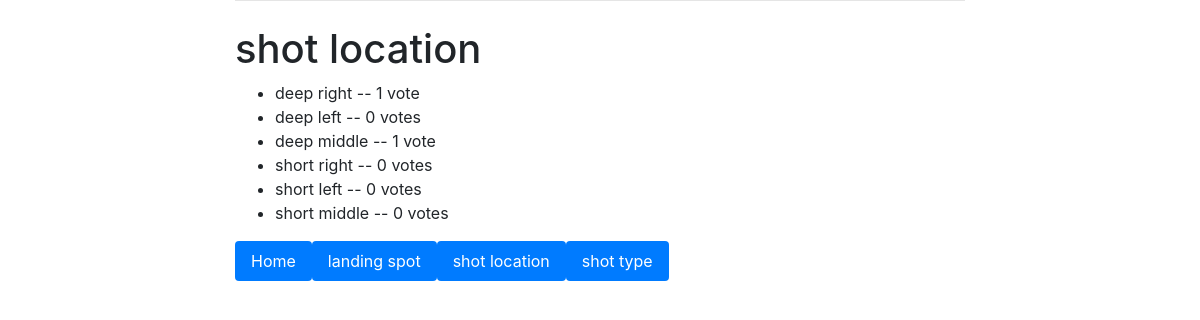
The page /tracker/2/results/ on the database its author committed.
### tracker/models.py (models this page shows, shortened)
class Question(models.Model):
    question_text = models.CharField(max_length=200)
    pub_date = models.DateTimeField('date published')

class Choice(models.Model):
    question = models.ForeignKey(Question, on_delete=models.CASCADE)
    choice_text = models.CharField(max_length=200)
    votes = models.IntegerField(default=0)

### tracker/views.py (the view)
# urls.py: path('<int:pk>/results/', views.ResultsView.as_view(), name='results'),
class ResultsView(generic.DetailView):
    model = Question
    template_name = 'tracker/results.html'

### tracker/templates/tracker/results.html
{% extends 'base.html' %}
{% block content %}
<h1>{{ question.question_text }}</h1>
<ul>
{% for choice in question.choice_set.all %}
    <li>{{ choice.choice_text }} -- {{ choice.votes }} vote{{ choice.votes|pluralize }}</li>
{% endfor %}
</ul>
<ul class="nav nav-pills">
    <li class="nav-item">
    <a class="nav-link active" href="http://127.0.0.1:8000/tracker/">Home</a>
  </li>
  <li class="nav-item">
    <a class="nav-link active" href="http://127.0.0.1:8000/tracker/3/">landing spot</a>
  </li>
  <li class="nav-item">
    <a class="nav-link active" href="http://127.0.0.1:8000/tracker/2/">shot location</a>
  </li>
  <li class="nav-item">
    <a class="nav-link active" href="http://127.0.0.1:8000/tracker/1/">shot type</a>
  </li>
</ul>
{% endblock %}

### rows shown on the page
Question: question_text "shot location"
Choice: choice_text "deep right", votes "1"
Choice: choice_text "deep left", votes "0"
Choice: choice_text "deep middle", votes "1"
Choice: choice_text "short right", votes "0"
Choice: choice_text "short left", votes "0"
Choice: choice_text "short middle", votes "0"
